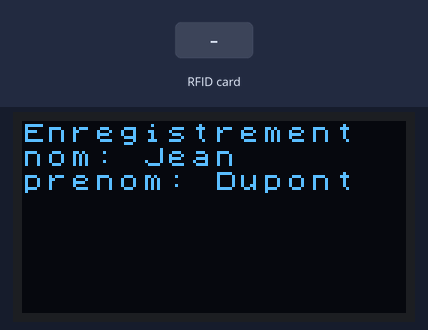
Bench run of a sketch on a simulated Arduino Uno, built with avr-gcc and run on an emulated ATmega328P. Shown: 128×64 one-colour display. Inputs (shaded band) come from the test bench. What the sketch prints to the serial monitor is not drawn.

Above: at 1.0 s.
1.1 s: RFID card 5E 7A 19 C4 held to the reader
At 3.9 s:
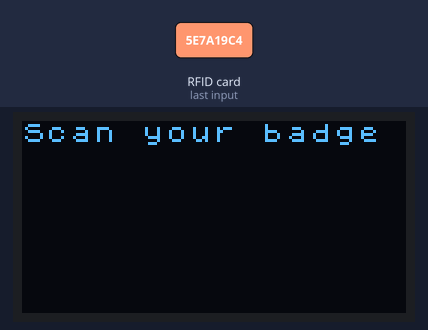
4.1 s: RFID card 5E 7A 19 C4 held to the reader
At 6.4 s:
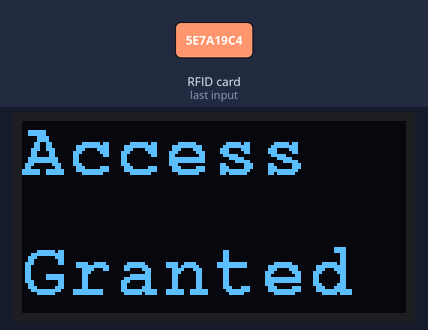
At 8.6 s:
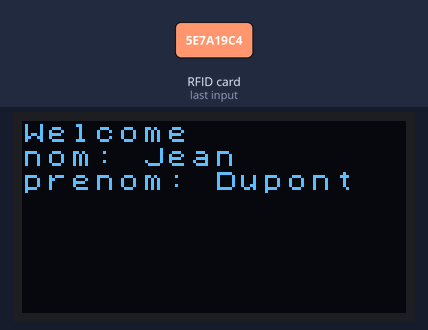
Timing chart, 0 to 10.1 s (numbered marks = the images above; inputs shaded):
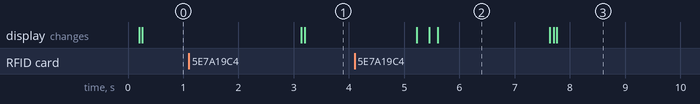

Measured:
- after the input at 1.1 s, the display: first changes after 2.0 s (image 1 shows a later state)
- what the display in image 2 shows lasts 2.0 s, from 5.6 s to 7.6 s

The sketch:

bracelet-innovation.ino
```cpp
#include "Display.h"
#include "RFID.h"
#include <SPI.h>

#define RST_PIN 9
#define SS_PIN 10
byte blockAddr = 4; // Bloc où on écrit/relit le nom/prénom

U8X8_SSD1306_128X64_NONAME_HW_I2C u8x8(/* reset=*/ U8X8_PIN_NONE);
MFRC522 mfrc522(SS_PIN, RST_PIN);
MFRC522::MIFARE_Key key;

void setup() {
  Serial.begin(9600);
  SPI.begin();            // Démarrer le bus SPI avant le lecteur RFID
  mfrc522.PCD_Init();     // Initialiser le lecteur RFID

  u8x8.begin();           // Initialiser l'écran
  u8x8.setPowerSave(0);   // Activer l'écran

  // Initialiser la clé par défaut
  for (byte i=0; i<6; ++i) key.keyByte[i] = 0xFF;

  Serial.println(F("Système prêt."));

  scenario();  // Exécuter le scénario une fois
}

void loop() {
}

void scenario(){
    String nameOnCard;

    // ---- Étape 1 : enregistrer badge et nom/prénom ----
    PrintMessageMultiLine("Enregistrement\nnom: Jean\nprenom: Dupont");
    while(!mfrc522.PICC_IsNewCardPresent()){}
    delay(2000);
    PrintMessageMultiLine("Scan your badge");
    mfrc522.PICC_ReadCardSerial();

    // boucle jusqu'à écriture réussie
    while(!writeBlock(blockAddr,"Jean Dupont")){
        PrintMessageMultiLine("Recommencez");
        delay(1000);
        if(!mfrc522.PICC_IsNewCardPresent()) continue;
        mfrc522.PICC_ReadCardSerial();
    }

    mfrc522.PICC_HaltA();
    mfrc522.PCD_StopCrypto1();
    delay(2000);

    // ---- Étape 2 : contrôle du badge ----
    PrintMessageMultiLine("Scan your badge");
    while(!mfrc522.PICC_IsNewCardPresent()){}
    mfrc522.PICC_ReadCardSerial();

    // boucle jusqu'à lecture réussie
    while(!readBlock(blockAddr, nameOnCard)){
        PrintMessageMultiLine("Recommencez");
        delay(1000);
        if(!mfrc522.PICC_IsNewCardPresent()) continue;
        mfrc522.PICC_ReadCardSerial();
    }

    if(nameOnCard == "Jean Dupont"){
        PrintAccessGood();
        Serial.println("Access Granted");
        delay(2000);
        PrintMessageMultiLine("Welcome\nnom: Jean\nprenom: Dupont");
    } else {
        PrintAccessDenied();
        Serial.println("Access Denied");
    }

    mfrc522.PICC_HaltA();
    mfrc522.PCD_StopCrypto1();
    delay(8000);

    // ---- Étape 3 : enregistrer un nouveau nom sur le même badge ----
    PrintMessageMultiLine("Enregistrement\nnom: Alice\nprenom: Martin");
    while(!mfrc522.PICC_IsNewCardPresent()){}
    delay(2000);

    PrintMessageMultiLine("Scan your badge");
    mfrc522.PICC_ReadCardSerial();

    while(!writeBlock(blockAddr,"Alice Martin")){
        PrintMessageMultiLine("Recommencez");
        delay(1000);
        if(!mfrc522.PICC_IsNewCardPresent()) continue;
        mfrc522.PICC_ReadCardSerial();
    }

    mfrc522.PICC_HaltA();
    mfrc522.PCD_StopCrypto1();
    delay(1000);

    // ---- Étape 4 : contrôle avec la personne précédente ----
    PrintMessageMultiLine("Scan your badge");
    while(!mfrc522.PICC_IsNewCardPresent()){}
    mfrc522.PICC_ReadCardSerial();

    // boucle jusqu'à lecture réussie
    while(!readBlock(blockAddr, nameOnCard)){
        PrintMessageMultiLine("Recommencez");
        delay(1000);
        if(!mfrc522.PICC_IsNewCardPresent()) continue;
        mfrc522.PICC_ReadCardSerial();
    }

    if(nameOnCard == "Jean Dupont"){
        PrintAccessGood();
        Serial.println("Access Granted");
    } else {
        PrintAccessDenied();
        Serial.println("Access Denied");
    }

    mfrc522.PICC_HaltA();
    mfrc522.PCD_StopCrypto1();
}
```

Display.cpp
```cpp
#include "Display.h"

void PrintAccessGood(){
  u8x8.setFont(u8x8_font_courB18_2x3_r);  // Use a valid font from U8x8 list
  u8x8.clearDisplay();
  u8x8.drawString(0, 0, "Access");
  u8x8.drawString(0, 5, "Granted");
}

void PrintAccessDenied() {
  u8x8.setFont(u8x8_font_courB18_2x3_r);  // Use a valid font from U8x8 list
  u8x8.clearDisplay();
  u8x8.drawString(0, 0, "Access");
  u8x8.drawString(0, 5, "Denied");
}

// Affiche un message multi-lignes (16 caractères par ligne max)
void PrintMessageMultiLine(const String &message){
    u8x8.setFont(u8x8_font_chroma48medium8_r);
    u8x8.clearDisplay();

    int maxLines = 8;       // max 8 lignes sur l'écran
    int lineHeight = 1;     // 1 unité = 8 pixels pour ce font approx
    int line = 0;

    int start = 0;
    while(start < message.length() && line < maxLines){
        // chercher le prochain '\n'
        int end = message.indexOf('\n', start);
        String sub;
        if(end == -1) { // pas de \n restant
            sub = message.substring(start);
            start = message.length();
        } else {
            sub = message.substring(start, end);
            start = end + 1; // passer après '\n'
        }

        // afficher la ligne
        u8x8.drawString(0, line * lineHeight, sub.c_str());
        ++line;
    }
}
```

Display.h
```cpp
#ifndef DISPLAY_H
#define DISPLAY_H

#include <Arduino.h>
#include <U8x8lib.h>

extern U8X8_SSD1306_128X64_NONAME_HW_I2C u8x8;

void PrintAccessGood();
void PrintAccessDenied();
void PrintMessageMultiLine(const String &message);

#endif // DISPLAY_H
```

RFID.cpp
```cpp
#include "RFID.h"

bool writeBlock(byte block, const String &message){
    byte buffer[16] = {0};
    message.getBytes(buffer, 16);

    // Authentification avec clé A
    MFRC522::StatusCode status = (MFRC522::StatusCode)
        mfrc522.PCD_Authenticate(MFRC522::PICC_CMD_MF_AUTH_KEY_A, block, &key, &(mfrc522.uid));

    if (status != MFRC522::STATUS_OK){
        Serial.print(F("Auth erreur (A): "));
        Serial.println(mfrc522.GetStatusCodeName(status));
        return false; // échec
    }

    // Écriture
    status = (MFRC522::StatusCode) mfrc522.MIFARE_Write(block, buffer, 16);
    if (status != MFRC522::STATUS_OK){
        Serial.print(F("Ecriture impossible: "));
        Serial.println(mfrc522.GetStatusCodeName(status));
        return false; // échec
    }

    Serial.print(F("Nom et prénom écrits : "));
    Serial.println(message);
    return true; // succès
}

bool readBlock(byte block, String &out){
    byte buffer[18];
    byte size = sizeof(buffer);

    MFRC522::StatusCode status = (MFRC522::StatusCode)
        mfrc522.PCD_Authenticate(MFRC522::PICC_CMD_MF_AUTH_KEY_A, block, &key, &(mfrc522.uid));

    if (status != MFRC522::STATUS_OK){
        Serial.print(F("Auth erreur (A) lors lecture: "));
        Serial.println(mfrc522.GetStatusCodeName(status));
        return false;
    }

    status = (MFRC522::StatusCode) mfrc522.MIFARE_Read(block, buffer, &size);
    if (status != MFRC522::STATUS_OK){
        Serial.print(F("Lecture impossible: "));
        Serial.println(mfrc522.GetStatusCodeName(status));
        return false;
    }

    // Conversion en String
    out = "";
    for(byte i = 0; i < 16; i++){
        if(buffer[i] != 0) out += (char)buffer[i];
    }
    return true;
}
```

RFID.h
```cpp
#ifndef RFIDHANDLER_H
#define RFIDHANDLER_H

#include <Arduino.h>
#include <MFRC522.h>

extern MFRC522 mfrc522;
extern MFRC522::MIFARE_Key key;

// Ecrire un nom/prénom dans un bloc (max 16 caractères)
bool writeBlock(byte block, const String &message);

// Lire un nom/prénom depuis un bloc
bool readBlock(byte block, String &out);

#endif // RFIDHANDLER_H
```
